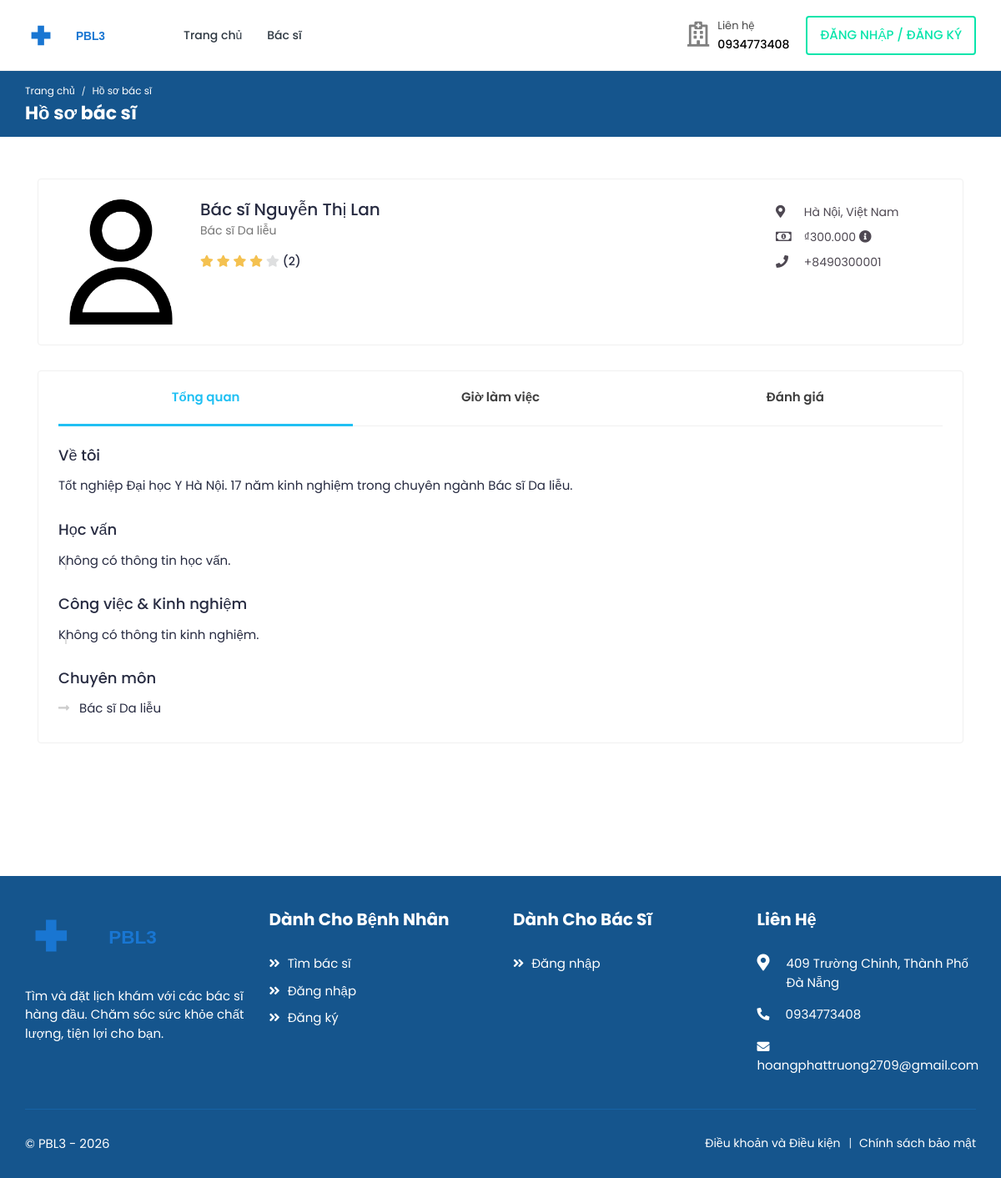
The app's page /doctors/doctor1/profile/, older data.
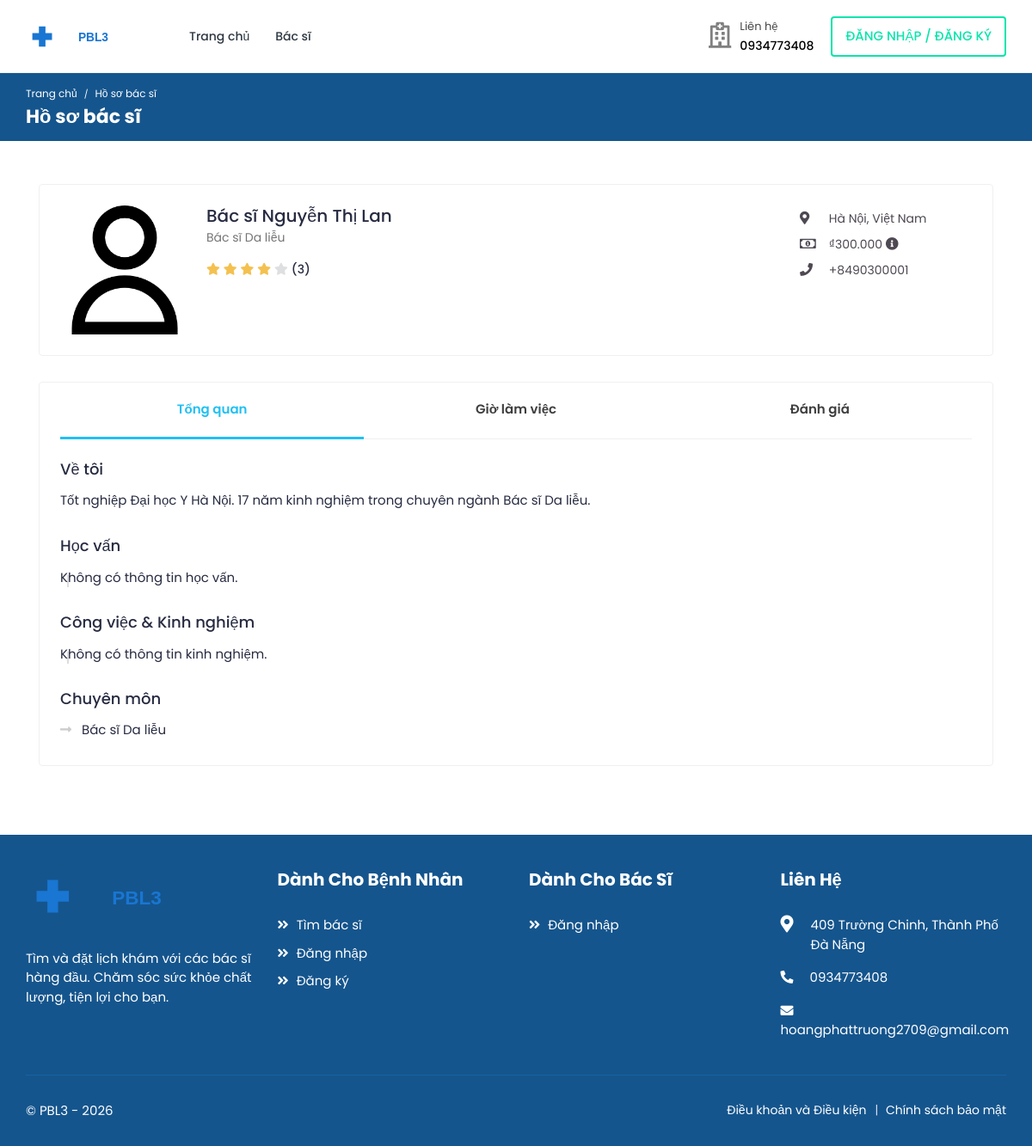
The same page, newer data.
### accounts/models.py (models this page shows, shortened)
class  User(AbstractUser):
    class RoleChoices(models.TextChoices):
        DOCTOR = "doctor", "Doctor"
        PATIENT = "patient", "Patient"
        PHARMACIST = "pharmacist", "Pharmacist"
        DEPARTMENT_DOCTOR = "dept_doctor", "Department Doctor"
    username = models.CharField(max_length=30, unique=True)
    role = models.CharField(
        choices=RoleChoices.choices,
        max_length=20,
        default="patient",
        error_messages={"required": "Role must be provided"},
    )
    email = models.EmailField(
        blank=True,
        error_messages={
            "unique": "A user with that email already exists.",
        },
    )
    provider = models.CharField(max_length=32, blank=True, null=True)
    first_name = models.CharField(max_length=150, blank=True)
    last_name = models.CharField(max_length=150, blank=True)
    registration_number = models.IntegerField(null=True, blank=True)
    USERNAME_FIELD = "username"
    REQUIRED_FIELDS = []
    objects = CustomUserManager()
    class Meta:
        verbose_name = "Người dùng"
        verbose_name_plural = "Người dùng"
    def get_full_name(self):
        full_name = "%s %s" % (self.first_name, self.last_name)
        return full_name.strip() or self.username
    @property
    def rating(self):
        try:
            return float(self.average_rating)
        except Exception:
            return 0.0
    @property
    def average_rating(self):
        try:
            avg = self.reviews_received.aggregate(Avg("rating"))["rating__avg"]
            if avg is None:
                return 4.5
            return float(avg)
        except Exception:
            return 4.5
    @property
    def has_half_star(self):
        try:
            avg = float(self.average_rating)
            frac = avg - int(avg)
            return frac >= 0.5
        except Exception:
            return False
    @property
    def full_stars(self):
        try:
            return int(math.floor(float(self.average_rating)))
        except Exception:
            return 4

class Profile(models.Model):
    user = models.OneToOneField(
        User, on_delete=models.CASCADE, related_name="profile"
    )
    avatar = models.ImageField(
        default="defaults/user.png", upload_to=profile_photo_directory_path
    )
    avatar_url = models.URLField(blank=True, null=True)
    phone = models.CharField(max_length=20, blank=True, null=True)
    dob = models.DateField(blank=True, null=True)
    about = models.TextField(blank=True, null=True)
    specialization = models.CharField(max_length=255, blank=True, null=True)
    gender = models.CharField(
        max_length=10,
        choices=[("male", "Nam"), ("female", "Nữ"), ("other", "Khác")],
        blank=True,
    )
    address = models.TextField(blank=True, null=True)
    city = models.CharField(max_length=100, blank=True)
    state = models.CharField(max_length=100, blank=True)
    postal_code = models.CharField(max_length=20, blank=True)
    country = models.CharField(max_length=100, blank=True)
    price_per_consultation = models.DecimalField(
        max_digits=10, decimal_places=2, null=True, blank=True
    )
    is_available = models.BooleanField(default=True)
    blood_group = models.CharField(
        max_length=5,
        choices=[
            ("A+", "A+"),
            ("A-", "A-"),
            ("B+", "B+"),
            ("B-", "B-"),
            ("O+", "O+"),
            ("O-", "O-"),
            ("AB+", "AB+"),
            ("AB-", "AB-"),
        ],
        blank=True,
        null=True,
    )
    allergies = models.TextField(blank=True, null=True)
    medical_conditions = models.TextField(blank=True, null=True)
    department = models.ForeignKey(
        "core.Department",
        on_delete=models.SET_NULL,
        null=True,
        blank=True,
        related_name="profiles",
    )
    class Meta:
        verbose_name = "Hồ sơ"
        verbose_name_plural = "Hồ sơ"
    @property
    def image(self):
        return (
            self.avatar.url
            if self.avatar.storage.exists(self.avatar.name)
            else "{}defaults/user.png".format(settings.MEDIA_URL)
        )

### doctors/views.py (the view)
class DoctorProfileView(DetailView):
    context_object_name = "doctor"
    model = User
    slug_url_kwarg = "username"
    slug_field = "username"
    template_name = "doctors/profile.html"
    def get_object(self, queryset=None):
        if queryset is None:
            queryset = self.get_queryset()
        slug = self.kwargs.get(self.slug_url_kwarg)
        queryset = queryset.select_related("profile").prefetch_related(
            "educations",
            "experiences",
            "sunday__time_range",
            "monday__time_range",
            "tuesday__time_range",
            "wednesday__time_range",
            "thursday__time_range",
            "friday__time_range",
            "saturday__time_range",
        )
        try:
            obj = queryset.get(
                **{self.slug_field: slug, "role": User.RoleChoices.DOCTOR}
            )
        except User.DoesNotExist:
            raise Http404(f"No doctor found matching the username")
        return obj
    def get_context_data(self, **kwargs):
        context = super().get_context_data(**kwargs)
        doctor = self.object
        eng_today = datetime.now().strftime("%A")
        day_map = {
            "Sunday": "Chủ Nhật",
            "Monday": "Thứ Hai",
            "Tuesday": "Thứ Ba",
            "Wednesday": "Thứ Tư",
            "Thursday": "Thứ Năm",
            "Friday": "Thứ Sáu",
            "Saturday": "Thứ Bảy",
        }
        current_day = day_map.get(eng_today, eng_today)
        business_hours = {
            day_map["Sunday"]: (
                doctor.sunday.time_range.all() if hasattr(doctor, "sunday") else []
            ),
            day_map["Monday"]: (
                doctor.monday.time_range.all() if hasattr(doctor, "monday") else []
            ),
            day_map["Tuesday"]: (
                doctor.tuesday.time_range.all() if hasattr(doctor, "tuesday") else []
            ),
            day_map["Wednesday"]: (
                doctor.wednesday.time_range.all() if hasattr(doctor, "wednesday") else []
            ),
            day_map["Thursday"]: (
                doctor.thursday.time_range.all() if hasattr(doctor, "thursday") else []
            ),
            day_map["Friday"]: (
                doctor.friday.time_range.all() if hasattr(doctor, "friday") else []
            ),
            day_map["Saturday"]: (
                doctor.saturday.time_range.all() if hasattr(doctor, "saturday") else []
            ),
        }
        context.update(
            {
                "current_day": current_day,
                "business_hours": business_hours,
                "reviews": doctor.reviews_received.select_related(
                    "patient", "patient__profile"
                ).order_by("-created_at"),
            }
        )
        return context

### core/templatetags/currency_filters.py (called while the page is built)
@register.filter
def vnd(value):
    if value is None:
        return ""
    try:
        val = int(Decimal(value))
    except Exception:
        try:
            val = int(value)
        except Exception:
            return value
    s = f"{val:,}".replace(',', '.')
    return f"₫{s}"

### doctors/templatetags/time_filters.py (called while the page is built)
@register.filter(name="time_12hr")
def time_12hr(value):
    if isinstance(value, str):
        time_obj = datetime.strptime(value, "%H:%M:%S").time()
    else:
        time_obj = value
    return time_obj.strftime("%I:%M %p")

### templates/doctors/profile.html (shortened to what the changed rows need)
{% extends 'base.html' %}
{% load static %}
{% load time_filters %}
{% load currency_filters %}
{% block content %}
    <div class="breadcrumb-bar">
        <div class="container-fluid">
            <div class="row align-items-center">
                <div class="col-md-12 col-12">
                    <h2 class="breadcrumb-title">Hồ sơ bác sĩ</h2>
                </div>
            </div>
        </div>
    </div>
    <div class="content">
        <div class="container">
            <div class="card">
                <div class="card-body">
                    <div class="doctor-widget">
                        <div class="doc-info-left">
                            <div class="doctor-img">
                                <img src="{{ doctor.profile.image }}" class="img-fluid" alt="{{ doctor.get_full_name }}">
                            </div>
                            <div class="doc-info-cont">
                                <h4 class="doc-name">Bác sĩ {{ doctor.get_full_name }}</h4>
                                <p class="doc-speciality">{{ doctor.profile.specialization }}</p>
                                <div class="rating">
                                    <i class="fas fa-star {% if doctor.rating >= 1 %}filled{% endif %}"></i>
                                    <i class="fas fa-star {% if doctor.rating >= 2 %}filled{% endif %}"></i>
                                    <i class="fas fa-star {% if doctor.rating >= 3 %}filled{% endif %}"></i>
                                    <i class="fas fa-star {% if doctor.rating >= 4 %}filled{% endif %}"></i>
                                    {% if doctor.rating >= 5 %}
                                        <i class="fas fa-star filled"></i>
                                    {% elif doctor.has_half_star %}
                                        <i class="fas fa-star-half-alt filled"></i>
                                    {% else %}
                                        <i class="fas fa-star"></i>
                                    {% endif %}
                                    <span class="d-inline-block average-rating">({{ doctor.reviews_received.count }})</span>
                                </div>
                            </div>
                        </div>
                        <div class="doc-info-right">
                            <div class="clini-infos">
                                <ul>
                                    {% if doctor.profile.city or doctor.profile.state %}
                                        <li>
                                            <i class="fas fa-map-marker-alt"></i>
                                            {{ doctor.profile.city }}{% if doctor.profile.state %}, {{ doctor.profile.state }}{% endif %}
                                        </li>
                                    {% endif %}
                                    {% if doctor.profile.price_per_consultation %}
                                        <li>
                                            <i class="far fa-money-bill-alt"></i> {{ doctor.profile.price_per_consultation|vnd }}
                                            <i class="fas fa-info-circle" data-toggle="tooltip" title="Phí khám"></i>
                                        </li>
                                    {% endif %}
                                    {% if doctor.profile.phone %}
                                        <li><i class="fas fa-phone"></i> {{ doctor.profile.phone }}</li>
                                    {% endif %}
                                </ul>
                            </div>
                        </div>
                    </div>
                </div>
            </div>
            <div class="card">
                <div class="card-body pt-0">
                    <div class="tab-content pt-0">
                        <div role="tabpanel" id="doc_overview" class="tab-pane fade show active">
                            <div class="row">
                                <div class="col-md-12 col-lg-9">
                                    {% if doctor.profile.about %}
                                    <div class="widget about-widget">
                                        <h4 class="widget-title">Về tôi</h4>
                                        <p>{{ doctor.profile.about }}</p>
                                    </div>
                                    {% endif %}
                                    {% if doctor.profile.specialization %}
                                        <div class="service-list">
                                            <h4>Chuyên môn</h4>
                                            <ul class="clearfix">
                                                <li>{{ doctor.profile.specialization }}</li>
                                            </ul>
                                        </div>
                                    {% endif %}
                                </div>
                            </div>
                        </div>
                    </div>
                </div>
            </div>
        </div>
    </div>
{% endblock %}

Row changes from the older to the newer data that the page shows:
changed User "Nguyễn Thị Lan": reviews_received.count "2" → "3"
